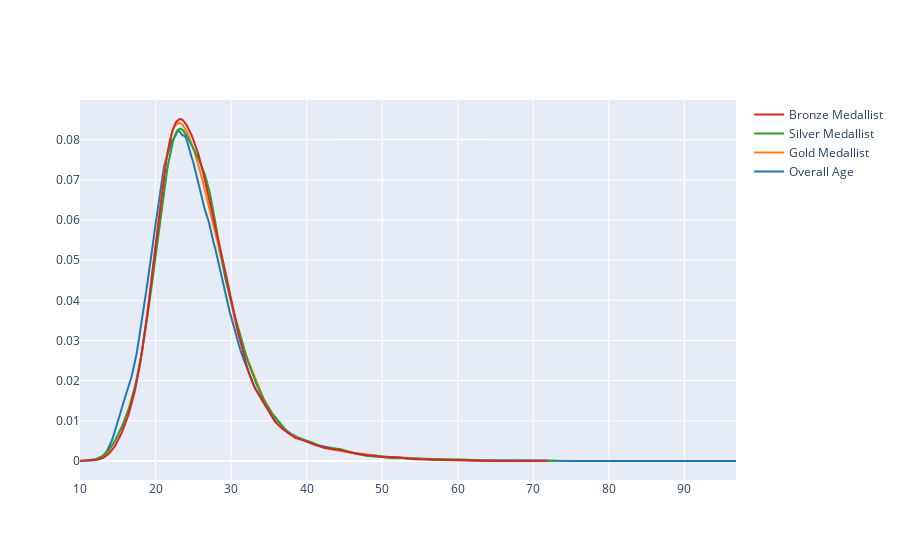

Source (notebook cell):
### Code cell
fig=ff.create_distplot([x1,x2,x3,x4],['Overall Age','Gold Medallist','Silver Medallist','Bronze Medallist'],show_hist=False,show_rug=False)
fig.show()

### Figure 1 — Plotly figure (JSON) as saved in the notebook; plotly's stock layout.template omitted (floating-point values rounded to 4 significant figures; data arrays with more than 128 entries replaced by an {"elided": "..."} marker saying what was removed)
{"data": [{"legendgroup": "Overall Age", "marker": {"color": "rgb(31, 119, 180)"}, "mode": "lines", "name": "Overall Age", "showlegend": true, "type": "scatter", "x": {"elided": "500 float values"}, "xaxis": "x", "y": {"elided": "500 float values"}, "yaxis": "y"}, {"legendgroup": "Gold Medallist", "marker": {"color": "rgb(255, 127, 14)"}, "mode": "lines", "name": "Gold Medallist", "showlegend": true, "type": "scatter", "x": {"elided": "500 float values"}, "xaxis": "x", "y": {"elided": "500 float values"}, "yaxis": "y"}, {"legendgroup": "Silver Medallist", "marker": {"color": "rgb(44, 160, 44)"}, "mode": "lines", "name": "Silver Medallist", "showlegend": true, "type": "scatter", "x": {"elided": "500 float values"}, "xaxis": "x", "y": {"elided": "500 float values"}, "yaxis": "y"}, {"legendgroup": "Bronze Medallist", "marker": {"color": "rgb(214, 39, 40)"}, "mode": "lines", "name": "Bronze Medallist", "showlegend": true, "type": "scatter", "x": {"elided": "500 float values"}, "xaxis": "x", "y": {"elided": "500 float values"}, "yaxis": "y"}], "layout": {"barmode": "overlay", "hovermode": "closest", "legend": {"traceorder": "reversed"}, "xaxis": {"anchor": "y2", "domain": [0, 1], "zeroline": false}, "yaxis": {"anchor": "free", "domain": [0, 1], "position": 0}}}
